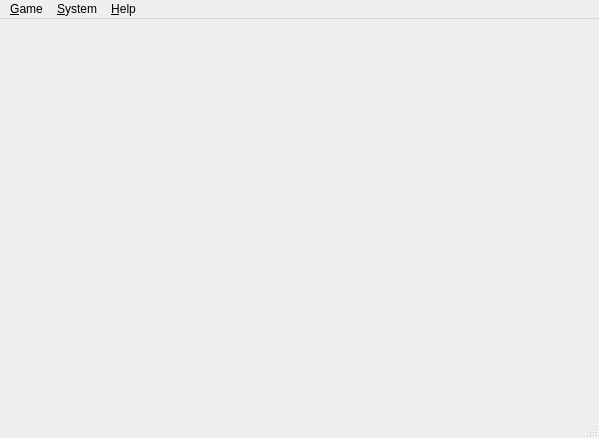
<?xml version="1.0" encoding="UTF-8"?>
<ui version="4.0">
 <class>MainWindow</class>
 <widget class="QMainWindow" name="MainWindow">
  <property name="geometry">
   <rect>
    <x>0</x>
    <y>0</y>
    <width>599</width>
    <height>438</height>
   </rect>
  </property>
  <property name="windowTitle">
   <string>Mario Clone</string>
  </property>
  <property name="windowIcon">
   <iconset resource="Mario.qrc">
    <normaloff>:/icon.ico</normaloff>:/icon.ico</iconset>
  </property>
  <widget class="QWidget" name="centralWidget"/>
  <widget class="QMenuBar" name="menuBar">
   <property name="geometry">
    <rect>
     <x>0</x>
     <y>0</y>
     <width>599</width>
     <height>21</height>
    </rect>
   </property>
   <widget class="QMenu" name="menuGame">
    <property name="title">
     <string>&amp;Game</string>
    </property>
    <addaction name="actionNew"/>
    <addaction name="separator"/>
    <addaction name="actionExit"/>
   </widget>
   <widget class="QMenu" name="menuSystem">
    <property name="title">
     <string>&amp;System</string>
    </property>
    <addaction name="actionControllers"/>
    <addaction name="actionVideo"/>
    <addaction name="actionSound"/>
   </widget>
   <widget class="QMenu" name="menuHelp">
    <property name="title">
     <string>&amp;Help</string>
    </property>
    <addaction name="actionAbout"/>
   </widget>
   <addaction name="menuGame"/>
   <addaction name="menuSystem"/>
   <addaction name="menuHelp"/>
  </widget>
  <widget class="QStatusBar" name="statusBar"/>
  <action name="actionNew">
   <property name="text">
    <string>&amp;New</string>
   </property>
   <property name="shortcut">
    <string>Ctrl+N</string>
   </property>
  </action>
  <action name="actionExit">
   <property name="text">
    <string>E&amp;xit</string>
   </property>
   <property name="shortcut">
    <string>Ctrl+Q</string>
   </property>
  </action>
  <action name="actionControllers">
   <property name="text">
    <string>&amp;Controllers</string>
   </property>
   <property name="shortcut">
    <string>F3</string>
   </property>
  </action>
  <action name="actionVideo">
   <property name="text">
    <string>&amp;Video</string>
   </property>
   <property name="shortcut">
    <string>F4</string>
   </property>
  </action>
  <action name="actionSound">
   <property name="text">
    <string>&amp;Sound</string>
   </property>
   <property name="shortcut">
    <string>F5</string>
   </property>
  </action>
  <action name="actionAbout">
   <property name="text">
    <string>&amp;About</string>
   </property>
   <property name="shortcut">
    <string>F1</string>
   </property>
  </action>
 </widget>
 <layoutdefault spacing="6" margin="11"/>
 <resources>
  <include location="Mario.qrc"/>
 </resources>
 <connections>
  <connection>
   <sender>actionExit</sender>
   <signal>triggered()</signal>
   <receiver>MainWindow</receiver>
   <slot>close()</slot>
   <hints>
    <hint type="sourcelabel">
     <x>-1</x>
     <y>-1</y>
    </hint>
    <hint type="destinationlabel">
     <x>299</x>
     <y>199</y>
    </hint>
   </hints>
  </connection>
 </connections>
</ui>
